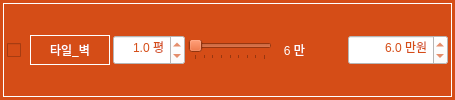
              <widget class="QFrame" name="frame_118">
               <property name="minimumSize">
                <size>
                 <width>0</width>
                 <height>30</height>
                </size>
               </property>
               <property name="maximumSize">
                <size>
                 <width>16777215</width>
                 <height>16777215</height>
                </size>
               </property>
               <property name="font">
                <font>
                 <family>나눔고딕 ExtraBold</family>
                 <pointsize>9</pointsize>
                 <weight>9</weight>
                 <italic>false</italic>
                 <bold>false</bold>
                </font>
               </property>
               <property name="styleSheet">
                <string notr="true">background-color: rgb(213, 77, 23);
font: 75 9pt &quot;나눔고딕 ExtraBold&quot;;</string>
               </property>
               <layout class="QHBoxLayout" name="horizontalLayout_265">
                <property name="leftMargin">
                 <number>3</number>
                </property>
                <property name="topMargin">
                 <number>3</number>
                </property>
                <property name="rightMargin">
                 <number>3</number>
                </property>
                <property name="bottomMargin">
                 <number>3</number>
                </property>
                <item>
                 <widget class="QFrame" name="horizontalFrame_22">
                  <property name="styleSheet">
                   <string notr="true">color: rgb(255, 255, 255);</string>
                  </property>
                  <property name="frameShape">
                   <enum>QFrame::Box</enum>
                  </property>
                  <layout class="QHBoxLayout" name="horizontalLayout_93">
                   <property name="spacing">
                    <number>3</number>
                   </property>
                   <property name="leftMargin">
                    <number>3</number>
                   </property>
                   <property name="topMargin">
                    <number>3</number>
                   </property>
                   <property name="rightMargin">
                    <number>3</number>
                   </property>
                   <property name="bottomMargin">
                    <number>3</number>
                   </property>
                   <item>
                    <widget class="QCheckBox" name="checkBox_wall_tile">
                     <property name="enabled">
                      <bool>true</bool>
                     </property>
                     <property name="minimumSize">
                      <size>
                       <width>20</width>
                       <height>30</height>
                      </size>
                     </property>
                     <property name="maximumSize">
                      <size>
                       <width>16777215</width>
                       <height>16777215</height>
                      </size>
                     </property>
                     <property name="styleSheet">
                      <string notr="true">color: rgb(255, 255, 255);</string>
                     </property>
                     <property name="text">
                      <string/>
                     </property>
                     <property name="checked">
                      <bool>false</bool>
                     </property>
                     <property name="tristate">
                      <bool>false</bool>
                     </property>
                    </widget>
                   </item>
                   <item>
                    <widget class="QLabel" name="label_34">
                     <property name="sizePolicy">
                      <sizepolicy hsizetype="Preferred" vsizetype="Fixed">
                       <horstretch>0</horstretch>
                       <verstretch>0</verstretch>
                      </sizepolicy>
                     </property>
                     <property name="minimumSize">
                      <size>
                       <width>80</width>
                       <height>30</height>
                      </size>
                     </property>
                     <property name="maximumSize">
                      <size>
                       <width>80</width>
                       <height>16777215</height>
                      </size>
                     </property>
                     <property name="font">
                      <font>
                       <family>나눔고딕 ExtraBold</family>
                       <pointsize>9</pointsize>
                       <weight>9</weight>
                       <italic>false</italic>
                       <bold>false</bold>
                      </font>
                     </property>
                     <property name="styleSheet">
                      <string notr="true">background-color: rgb(213, 77, 23);
color: rgb(255, 255, 255);</string>
                     </property>
                     <property name="frameShape">
                      <enum>QFrame::Box</enum>
                     </property>
                     <property name="text">
                      <string>타일_벽</string>
                     </property>
                     <property name="alignment">
                      <set>Qt::AlignCenter</set>
                     </property>
                    </widget>
                   </item>
                   <item>
                    <widget class="QDoubleSpinBox" name="doubleSpinBox_wall_area_tile">
                     <property name="minimumSize">
                      <size>
                       <width>70</width>
                       <height>30</height>
                      </size>
                     </property>
                     <property name="styleSheet">
                      <string notr="true">background-color: rgb(255, 255, 255);
color: rgb(213, 77, 23);</string>
                     </property>
                     <property name="alignment">
                      <set>Qt::AlignRight|Qt::AlignTrailing|Qt::AlignVCenter</set>
                     </property>
                     <property name="prefix">
                      <string/>
                     </property>
                     <property name="suffix">
                      <string> 평</string>
                     </property>
                     <property name="decimals">
                      <number>1</number>
                     </property>
                     <property name="minimum">
                      <double>0.100000000000000</double>
                     </property>
                     <property name="maximum">
                      <double>100.000000000000000</double>
                     </property>
                     <property name="singleStep">
                      <double>0.200000000000000</double>
                     </property>
                     <property name="value">
                      <double>1.000000000000000</double>
                     </property>
                    </widget>
                   </item>
                   <item>
                    <widget class="QSlider" name="horizontalSlider_wall_tile">
                     <property name="minimum">
                      <number>60</number>
                     </property>
                     <property name="maximum">
                      <number>100</number>
                     </property>
                     <property name="singleStep">
                      <number>1</number>
                     </property>
                     <property name="pageStep">
                      <number>1</number>
                     </property>
                     <property name="value">
                      <number>60</number>
                     </property>
                     <property name="orientation">
                      <enum>Qt::Horizontal</enum>
                     </property>
                     <property name="invertedAppearance">
                      <bool>false</bool>
                     </property>
                     <property name="invertedControls">
                      <bool>false</bool>
                     </property>
                     <property name="tickPosition">
                      <enum>QSlider::TicksBelow</enum>
                     </property>
                     <property name="tickInterval">
                      <number>5</number>
                     </property>
                    </widget>
                   </item>
                   <item>
                    <widget class="QLabel" name="label_wall_tile">
                     <property name="minimumSize">
                      <size>
                       <width>30</width>
                       <height>0</height>
                      </size>
                     </property>
                     <property name="text">
                      <string>6 만</string>
                     </property>
                     <property name="alignment">
                      <set>Qt::AlignRight|Qt::AlignTrailing|Qt::AlignVCenter</set>
                     </property>
                    </widget>
                   </item>
                   <item>
                    <spacer name="horizontalSpacer_27">
                     <property name="orientation">
                      <enum>Qt::Horizontal</enum>
                     </property>
                     <property name="sizeType">
                      <enum>QSizePolicy::Preferred</enum>
                     </property>
                     <property name="sizeHint" stdset="0">
                      <size>
                       <width>40</width>
                       <height>20</height>
                      </size>
                     </property>
                    </spacer>
                   </item>
                   <item>
                    <widget class="QDoubleSpinBox" name="doubleSpinBox_wall_cost_tile">
                     <property name="minimumSize">
                      <size>
                       <width>100</width>
                       <height>30</height>
                      </size>
                     </property>
                     <property name="styleSheet">
                      <string notr="true">background-color: rgb(255, 255, 255);
color: rgb(213, 77, 23);</string>
                     </property>
                     <property name="alignment">
                      <set>Qt::AlignRight|Qt::AlignTrailing|Qt::AlignVCenter</set>
                     </property>
                     <property name="prefix">
                      <string/>
                     </property>
                     <property name="suffix">
                      <string> 만원</string>
                     </property>
                     <property name="decimals">
                      <number>1</number>
                     </property>
                     <property name="minimum">
                      <double>1.000000000000000</double>
                     </property>
                     <property name="maximum">
                      <double>1500.000000000000000</double>
                     </property>
                     <property name="singleStep">
                      <double>10.000000000000000</double>
                     </property>
                     <property name="value">
                      <double>6.000000000000000</double>
                     </property>
                    </widget>
                   </item>
                  </layout>
                 </widget>
                </item>
               </layout>
              </widget>
